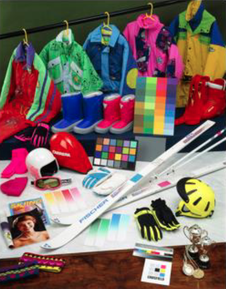
#> input picture images/img_4.png, 226 x 289 px, shrunk from 434 x 555 before the run
$ python main.py
#> lines starting #> are read from the running program, lines starting #| are printed output that depends on the picture
### src/DCM.py
import cv2
import numpy as np
import os


class ColorSpaceConverter:
    def __init__(self):
        # Define constant parameters
        self.gamma_r = 2.4767
        self.gamma_g = 2.4286
        self.gamma_b = 2.3792

        # Define RGB-to-XYZ transformation matrix Mf
        self.M_f = np.array([
            [95.57, 64.67, 33.01],
            [49.49, 137.29, 14.76],
            [0.44, 27.21, 169.83]
        ])

    def load_image(self, image_path):
        """Load and check if image exists"""
#> called with image_path = '../images/img_4.png'
        bgr_image = cv2.imread(image_path)
#> bgr_image is the input picture: shape (289, 226, 3); mean B, G, R 99.2, 104, 123.7
        if bgr_image is None:
            raise ValueError(f"Failed to load image from {image_path}")
        return bgr_image

    def bgr_to_rgb(self, bgr_image):
        """Convert BGR to RGB and normalize"""
        rgb_image = cv2.cvtColor(bgr_image, cv2.COLOR_BGR2RGB)
        print(rgb_image)
#> (printed output is left out)
        return rgb_image.astype(np.float32) / 255.0
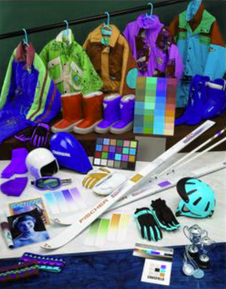
#> returned value: shape (289, 226, 3) float32; mean of channels 0, 1, 2 0.485, 0.408, 0.389; drawn as B, G, R

    def apply_gamma_correction(self, rgb_image):
        """Apply gamma correction to RGB image"""
        rgb_linear = np.zeros_like(rgb_image)
        rgb_linear[:, :, 0] = rgb_image[:, :, 0] ** (self.gamma_r)  # R
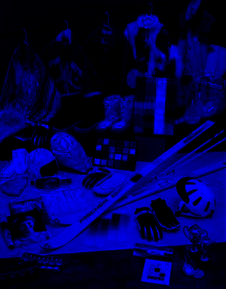
#> rgb_linear: shape (289, 226, 3) float32; mean B, G, R 0.286, 0, 0
        rgb_linear[:, :, 1] = rgb_image[:, :, 1] ** (self.gamma_g)  # G
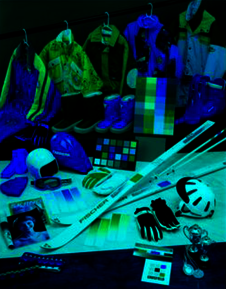
#> rgb_linear: shape (289, 226, 3) float32; mean B, G, R 0.286, 0.233, 0
        rgb_linear[:, :, 2] = rgb_image[:, :, 2] ** (self.gamma_b)  # B
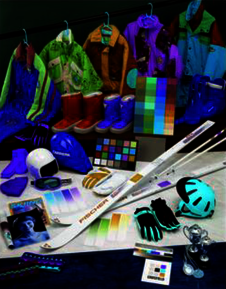
#> rgb_linear: shape (289, 226, 3) float32; mean B, G, R 0.286, 0.233, 0.209
        return rgb_linear

    def convert_to_xyz(self, rgb_linear):
        """Convert linear RGB to XYZ color space"""
        pixels = rgb_linear.reshape(-1, 3)
        xyz_pixels = np.dot(pixels, self.M_f.T)
        print(f'xyz_pixels: {xyz_pixels.shape}')
#| xyz_pixels: (65314, 3)
        return xyz_pixels.reshape(rgb_linear.shape)
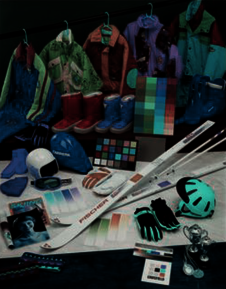
#> returned value: shape (289, 226, 3) float64; mean of channels 0, 1, 2 49.3, 49.3, 42; drawn as B, G, R
#| XYZ image shape: (289, 226, 3)

    def convert_image_to_xyz(self, image_path):
        """Main method to convert image from BGR to XYZ"""
        # Load image
        bgr_image = self.load_image(image_path)
        # Convert to RGB and normalize
        rgb_image = self.bgr_to_rgb(bgr_image)
        # Apply gamma correction
        rgb_linear = self.apply_gamma_correction(rgb_image)
        # Convert to XYZ
        xyz = self.convert_to_xyz(rgb_linear)
        # print(xyz)
        return xyz, rgb_image


# Example usage:
# [13 lines that do not run on import are left out]

### src/CAM02.py
import numpy as np
import colour

class CIECAM02Converter:
    def __init__(self, XYZ_w=None, L_A=63, Y_b=25):
        """
        Initialize the CIECAM02Converter class with default or custom parameters.

        Parameters:
        - XYZ_w: Reference white point in XYZ (default is D65 white point).
        - L_A: Adapting luminance in cd/m² (default is 60).
        - Y_b: Relative luminance of the background (default is 25).
        """
        # Default to D65 white point if not provided
        self.XYZ_w = XYZ_w if XYZ_w is not None else np.array([193.25, 201.54, 197.48])
        self.XYZ_wl = np.array([9.74, 10.43, 11.14])
        self.L_A = L_A
        self.Y_b = Y_b

        # Define the surround conditions (average)
        self.surround = colour.VIEWING_CONDITIONS_CIECAM02["Average"]

    def convert_image(self, XYZ_image):
        """
        Convert an entire XYZ image to CIECAM02 parameters (lightness J, chroma C, hue H).

        Parameters:
        - XYZ_image: A 3D NumPy array of shape (H, W, 3), where H and W are the height and width of the image,
                     and the 3 channels represent X, Y, Z values.

        Returns:
        - A dictionary of 3D arrays with lightness (J), chroma (C), and hue (H), each of shape (H, W).
        """
        H, W, _ = XYZ_image.shape
#> H = 289; W = 226

        # Initialize empty arrays for lightness, chroma, and hue
        J_image = np.zeros((H, W))
        C_image = np.zeros((H, W))
        H_image = np.zeros((H, W))
        # i = 0
        # Process each pixel in the XYZ image
        for i in range(H):
            # print(i)
            for j in range(W):
                sample_XYZ = XYZ_image[i, j, :]
                cam02_result = colour.XYZ_to_CIECAM02(
                    sample_XYZ,
                    self.XYZ_w,
                    self.L_A,
                    self.Y_b,
                    self.surround
                )

                # Store results in the corresponding arrays
                J_image[i, j] = cam02_result.J  # Lightness
                C_image[i, j] = cam02_result.C  # Chroma
                H_image[i, j] = cam02_result.h  # Hue angle
#> C_image: shape (289, 226) float64; every value is 0
            # i += 1
        return {"Lightness (J)": J_image, "Chroma (C)": C_image, "Hue (H)": H_image}

    # [35 lines left out: function invert_image, not called in this run]


# Example usage:
# [20 lines that do not run on import are left out]

### src/main.py
import numpy as np
import cv2
import os
from DCM import ColorSpaceConverter
from PGM import PostGamutMapping
from CAM02 import CIECAM02Converter

# Define the image path
image_path = os.path.join("..", "images", "img_4.png")

# call ColorSpaceConverter to convert the image to XYZ
converter = ColorSpaceConverter()
xyz_image, rgb_image = converter.convert_image_to_xyz(image_path)
print("XYZ image shape:", xyz_image.shape)
# print(xyz_image[5][6])

# call CAM02ColorSpaceConverter to convert the XYZ image to CIECAM02
ciecam02_converter = CIECAM02Converter(L_A=63, Y_b=25)
#> (the run stopped early here; a loop or call above may not have finished)

$ run again, with images/img_2.png copied over images/img_4.png
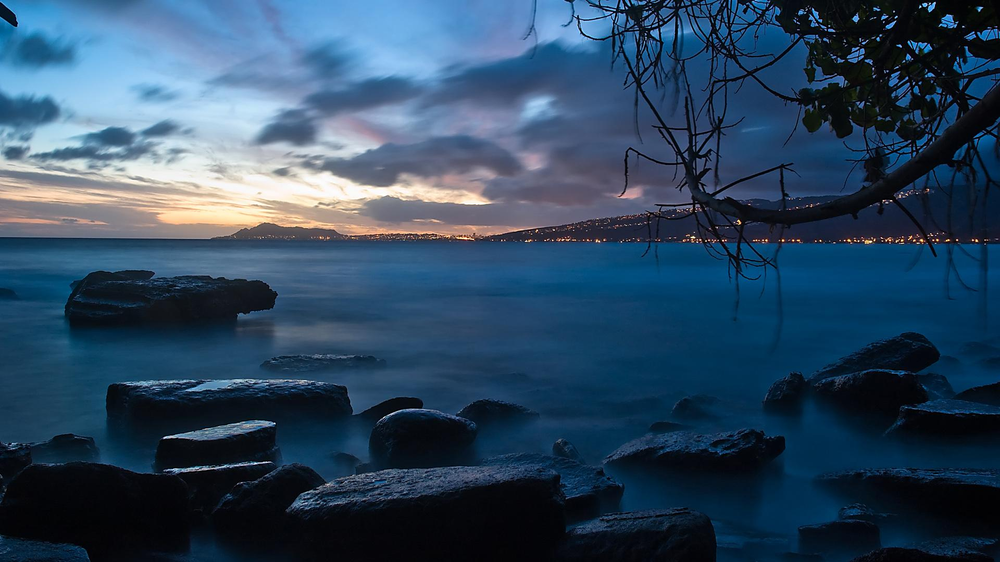
#> input picture images/img_2.png, 1000 x 562 px, shrunk from 1920 x 1080 before the run
#> in load_image, bgr_image is the input picture: shape (562, 1000, 3); mean B, G, R 95.7, 71.4, 45.3
#> (printed output is left out)
#> in apply_gamma_correction, `rgb_linear[:, :, 1] = rgb_image[:, :, 1] ** (self.gamma_g)`:
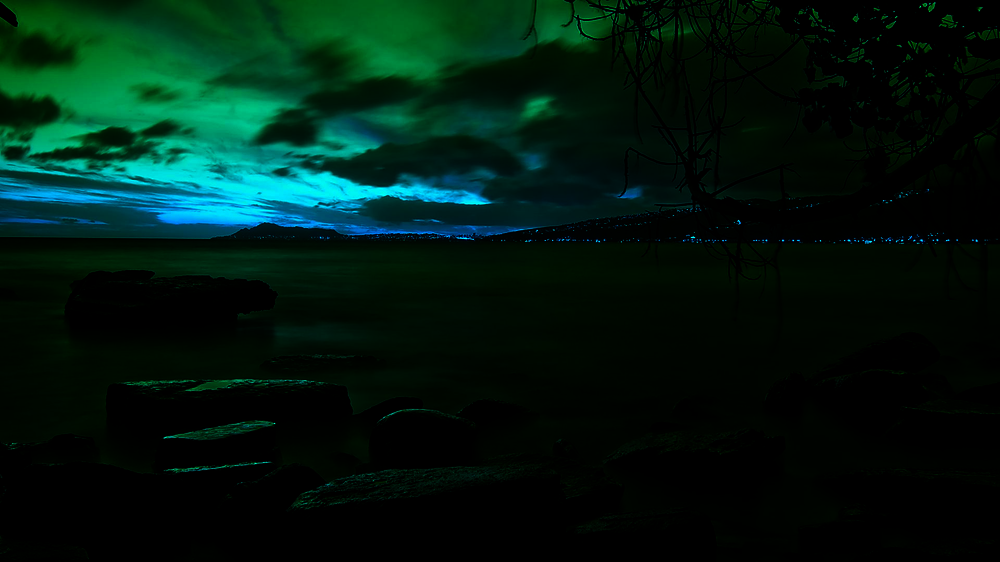
#> rgb_linear: shape (562, 1000, 3) float32; mean B, G, R 0.065, 0.101, 0
#| xyz_pixels: (562000, 3)
#> in convert_to_xyz, `return xyz_pixels.reshape(rgb_linear.shape)`:
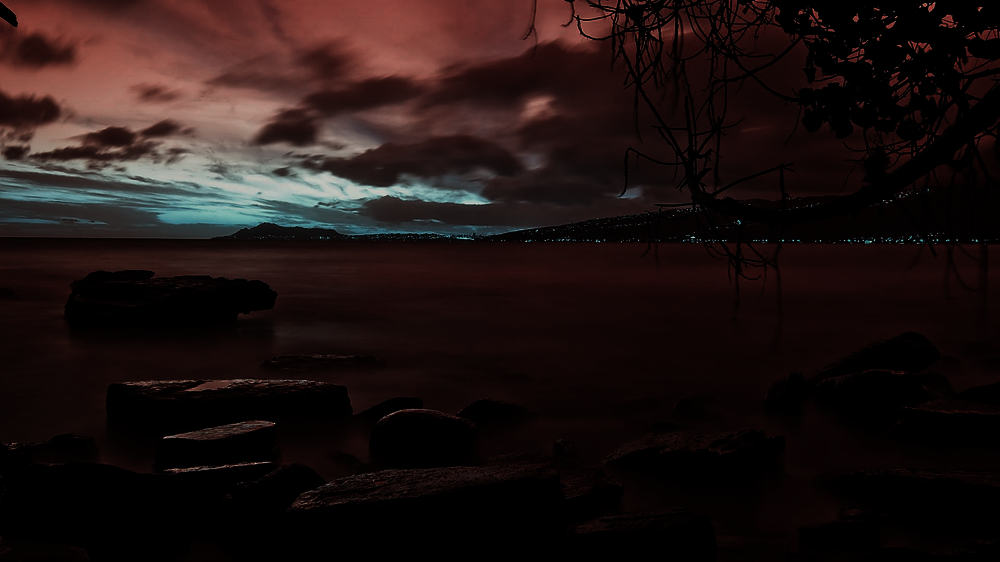
#> returned value: shape (562, 1000, 3) float64; mean of channels 0, 1, 2 18.4, 19.6, 31.6; drawn as B, G, R
#| XYZ image shape: (562, 1000, 3)
